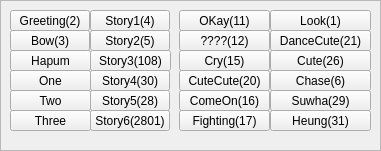
  <widget class="QFrame" name="frame_12">
   <property name="geometry">
    <rect>
     <x>20</x>
     <y>350</y>
     <width>381</width>
     <height>151</height>
    </rect>
   </property>
   <property name="frameShape">
    <enum>QFrame::StyledPanel</enum>
   </property>
   <property name="frameShadow">
    <enum>QFrame::Raised</enum>
   </property>
   <widget class="QPushButton" name="BTN_MOTION_STORY6">
    <property name="geometry">
     <rect>
      <x>90</x>
      <y>110</y>
      <width>80</width>
      <height>21</height>
     </rect>
    </property>
    <property name="text">
     <string>Story6(2801)</string>
    </property>
   </widget>
   <widget class="QPushButton" name="BTN_MOTION_STORY4">
    <property name="geometry">
     <rect>
      <x>90</x>
      <y>70</y>
      <width>80</width>
      <height>21</height>
     </rect>
    </property>
    <property name="text">
     <string>Story4(30)</string>
    </property>
   </widget>
   <widget class="QPushButton" name="BTN_MOTION_HAPUM">
    <property name="geometry">
     <rect>
      <x>10</x>
      <y>50</y>
      <width>81</width>
      <height>21</height>
     </rect>
    </property>
    <property name="text">
     <string>Hapum</string>
    </property>
   </widget>
   <widget class="QPushButton" name="BTN_MOTION_STORY5">
    <property name="geometry">
     <rect>
      <x>90</x>
      <y>90</y>
      <width>80</width>
      <height>21</height>
     </rect>
    </property>
    <property name="text">
     <string>Story5(28)</string>
    </property>
   </widget>
   <widget class="QPushButton" name="BTN_MOTION_CHASE">
    <property name="geometry">
     <rect>
      <x>270</x>
      <y>70</y>
      <width>101</width>
      <height>21</height>
     </rect>
    </property>
    <property name="text">
     <string>Chase(6)</string>
    </property>
   </widget>
   <widget class="QPushButton" name="BTN_MOTION_DANCECUTE">
    <property name="geometry">
     <rect>
      <x>270</x>
      <y>30</y>
      <width>101</width>
      <height>21</height>
     </rect>
    </property>
    <property name="text">
     <string>DanceCute(21)</string>
    </property>
   </widget>
   <widget class="QPushButton" name="BTN_MOTION_QUESTION">
    <property name="geometry">
     <rect>
      <x>179</x>
      <y>30</y>
      <width>91</width>
      <height>21</height>
     </rect>
    </property>
    <property name="text">
     <string>????(12)</string>
    </property>
   </widget>
   <widget class="QPushButton" name="BTN_MOTION_STORY1">
    <property name="geometry">
     <rect>
      <x>90</x>
      <y>10</y>
      <width>80</width>
      <height>21</height>
     </rect>
    </property>
    <property name="text">
     <string>Story1(4)</string>
    </property>
   </widget>
   <widget class="QPushButton" name="BTN_MOTION_TWO">
    <property name="geometry">
     <rect>
      <x>10</x>
      <y>90</y>
      <width>81</width>
      <height>21</height>
     </rect>
    </property>
    <property name="text">
     <string>Two</string>
    </property>
   </widget>
   <widget class="QPushButton" name="BTN_MOTION_CUTE">
    <property name="geometry">
     <rect>
      <x>270</x>
      <y>50</y>
      <width>101</width>
      <height>21</height>
     </rect>
    </property>
    <property name="text">
     <string>Cute(26)</string>
    </property>
   </widget>
   <widget class="QPushButton" name="BTN_MOTION_STORY2">
    <property name="geometry">
     <rect>
      <x>90</x>
      <y>30</y>
      <width>80</width>
      <height>21</height>
     </rect>
    </property>
    <property name="text">
     <string>Story2(5)</string>
    </property>
   </widget>
   <widget class="QPushButton" name="BTN_MOTION_HEUNG">
    <property name="geometry">
     <rect>
      <x>270</x>
      <y>110</y>
      <width>101</width>
      <height>21</height>
     </rect>
    </property>
    <property name="text">
     <string>Heung(31)</string>
    </property>
   </widget>
   <widget class="QPushButton" name="BTN_MOTION_BOW">
    <property name="geometry">
     <rect>
      <x>10</x>
      <y>30</y>
      <width>80</width>
      <height>21</height>
     </rect>
    </property>
    <property name="text">
     <string>Bow(3)</string>
    </property>
   </widget>
   <widget class="QPushButton" name="BTN_MOTION_CUTECUTE">
    <property name="geometry">
     <rect>
      <x>179</x>
      <y>70</y>
      <width>91</width>
      <height>21</height>
     </rect>
    </property>
    <property name="text">
     <string>CuteCute(20)</string>
    </property>
   </widget>
   <widget class="QPushButton" name="BTN_MOTION_SUWHA">
    <property name="geometry">
     <rect>
      <x>270</x>
      <y>90</y>
      <width>101</width>
      <height>21</height>
     </rect>
    </property>
    <property name="text">
     <string>Suwha(29)</string>
    </property>
   </widget>
   <widget class="QPushButton" name="BTN_MOTION_FIGHTING">
    <property name="geometry">
     <rect>
      <x>179</x>
      <y>110</y>
      <width>91</width>
      <height>21</height>
     </rect>
    </property>
    <property name="text">
     <string>Fighting(17)</string>
    </property>
   </widget>
   <widget class="QPushButton" name="BTN_MOTION_GREETING">
    <property name="geometry">
     <rect>
      <x>10</x>
      <y>10</y>
      <width>80</width>
      <height>21</height>
     </rect>
    </property>
    <property name="text">
     <string>Greeting(2)</string>
    </property>
   </widget>
   <widget class="QPushButton" name="BTN_MOTION_STORY3">
    <property name="geometry">
     <rect>
      <x>90</x>
      <y>50</y>
      <width>81</width>
      <height>21</height>
     </rect>
    </property>
    <property name="text">
     <string>Story3(108)</string>
    </property>
   </widget>
   <widget class="QPushButton" name="BTN_MOTION_OKAY">
    <property name="geometry">
     <rect>
      <x>179</x>
      <y>10</y>
      <width>91</width>
      <height>21</height>
     </rect>
    </property>
    <property name="text">
     <string>OKay(11)</string>
    </property>
   </widget>
   <widget class="QPushButton" name="BTN_MOTION_COMEON">
    <property name="geometry">
     <rect>
      <x>179</x>
      <y>90</y>
      <width>91</width>
      <height>21</height>
     </rect>
    </property>
    <property name="text">
     <string>ComeOn(16)</string>
    </property>
   </widget>
   <widget class="QPushButton" name="BTN_MOTION_ONE">
    <property name="geometry">
     <rect>
      <x>10</x>
      <y>70</y>
      <width>81</width>
      <height>21</height>
     </rect>
    </property>
    <property name="text">
     <string>One</string>
    </property>
   </widget>
   <widget class="QPushButton" name="BTN_MOTION_THREE">
    <property name="geometry">
     <rect>
      <x>10</x>
      <y>110</y>
      <width>81</width>
      <height>21</height>
     </rect>
    </property>
    <property name="text">
     <string>Three</string>
    </property>
   </widget>
   <widget class="QPushButton" name="BTN_MOTION_LOOK">
    <property name="geometry">
     <rect>
      <x>270</x>
      <y>10</y>
      <width>101</width>
      <height>21</height>
     </rect>
    </property>
    <property name="text">
     <string>Look(1)</string>
    </property>
   </widget>
   <widget class="QPushButton" name="BTN_MOTION_CRY">
    <property name="geometry">
     <rect>
      <x>179</x>
      <y>50</y>
      <width>91</width>
      <height>21</height>
     </rect>
    </property>
    <property name="text">
     <string>Cry(15)</string>
    </property>
   </widget>
  </widget>
